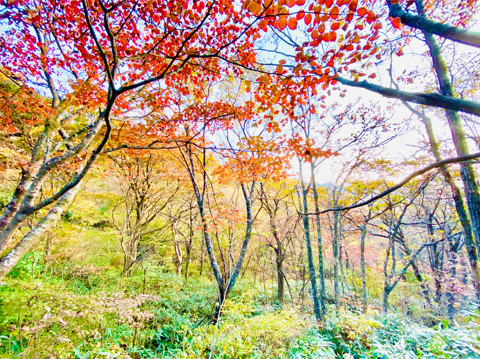
#> input picture ch_8/forest.jpg, 480 x 359 px
$ python ch8_16.py
#> lines starting #> are read from the running program, lines starting #| are printed output that depends on the picture
# cv2.bitwise_not(src, mask=None)

import cv2
import numpy as np

src = cv2.imread('forest.jpg')
#> src is the input picture: shape (359, 480, 3); mean B, G, R 128.3, 162.3, 182.3
dst = cv2.bitwise_not(src)
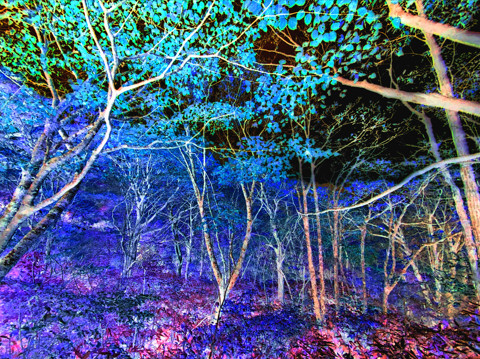
#> dst: shape (359, 480, 3); mean B, G, R 126.7, 92.7, 72.7

cv2.imshow("Origin - forest", src)
cv2.imshow("Not - forest", dst)

cv2.waitKey(0)
cv2.destroyAllWindows()

$ run again, with ch_8/geneva.jpg copied over ch_8/forest.jpg
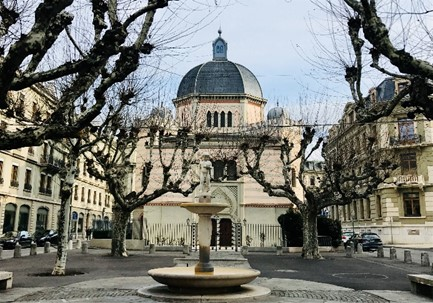
#> input picture ch_8/geneva.jpg, 433 x 303 px
#> src is the input picture: shape (303, 433, 3); mean B, G, R 116.1, 122.1, 120.8
#> `dst = cv2.bitwise_not(src)`:
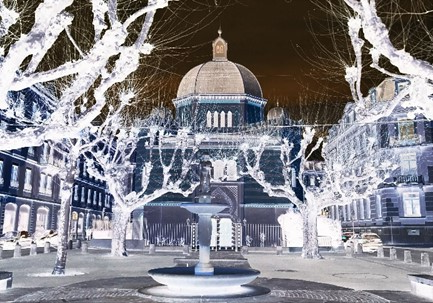
#> dst: shape (303, 433, 3); mean B, G, R 138.9, 132.9, 134.2

$ run again, with ch_8/lake.jpg copied over ch_8/forest.jpg
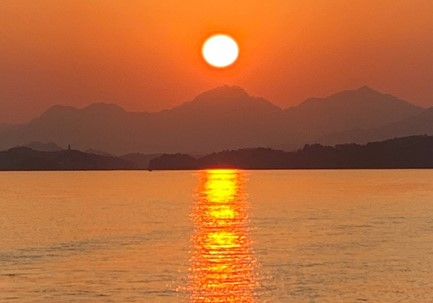
#> input picture ch_8/lake.jpg, 433 x 303 px
#> src is the input picture: shape (303, 433, 3); mean B, G, R 56.2, 105.1, 182
#> `dst = cv2.bitwise_not(src)`:
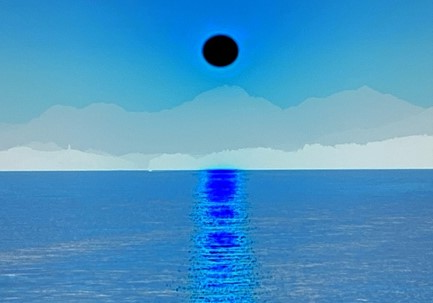
#> dst: shape (303, 433, 3); mean B, G, R 198.8, 149.9, 73

$ run again, with ch_8/mazu.jpg copied over ch_8/forest.jpg
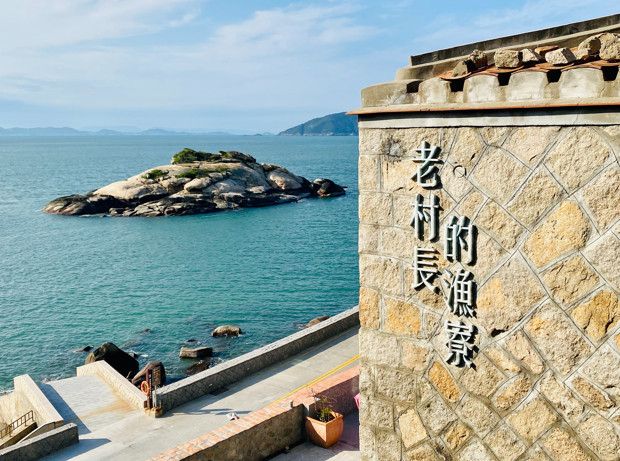
#> input picture ch_8/mazu.jpg, 620 x 461 px
#> src is the input picture: shape (461, 620, 3); mean B, G, R 160.2, 166.9, 154.4
#> `dst = cv2.bitwise_not(src)`:
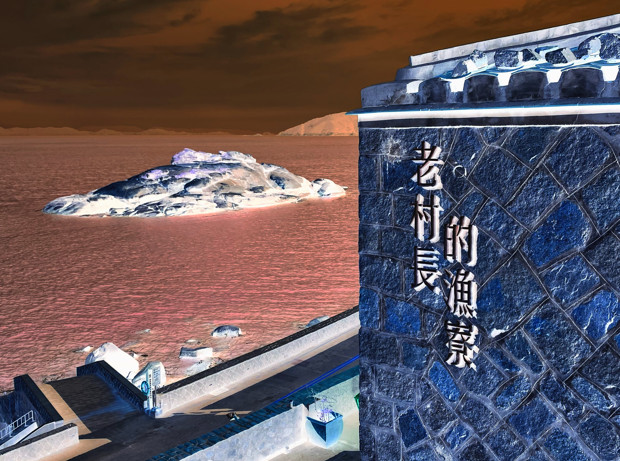
#> dst: shape (461, 620, 3); mean B, G, R 94.8, 88.1, 100.6
